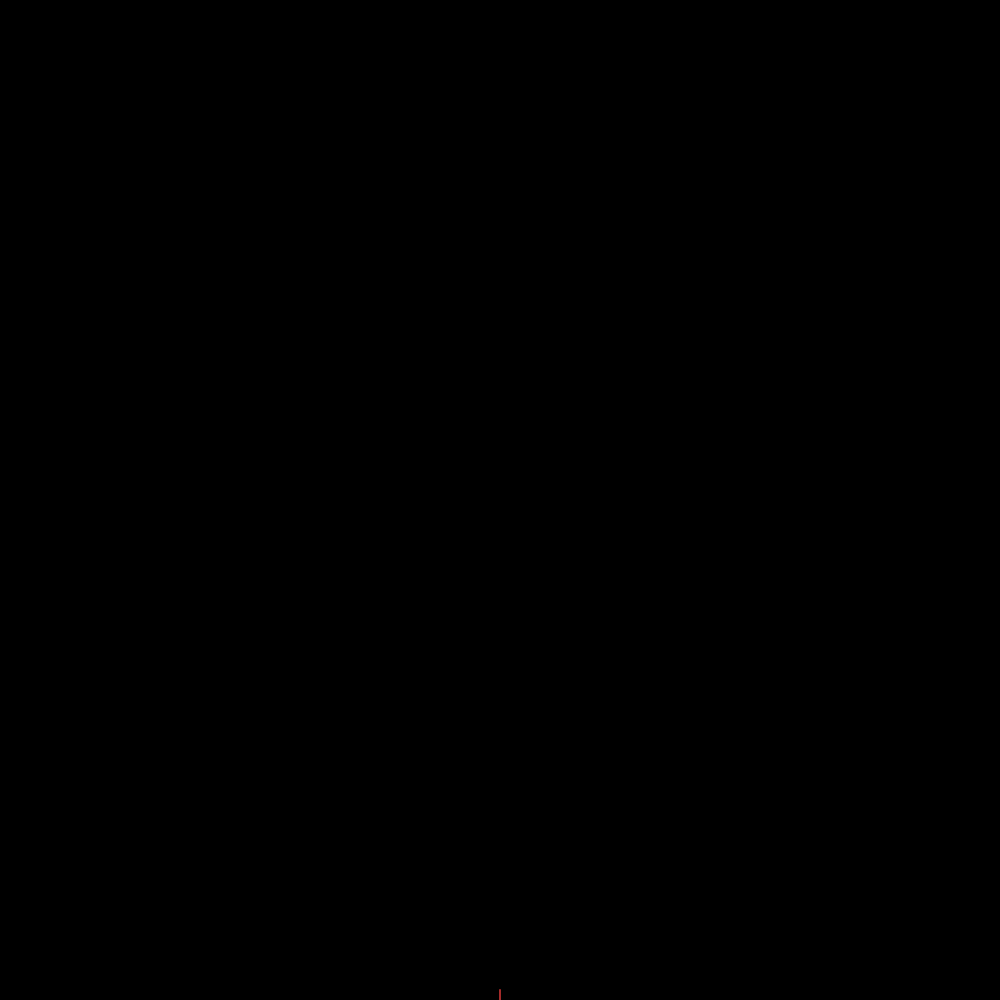
Frame 1 (no input)
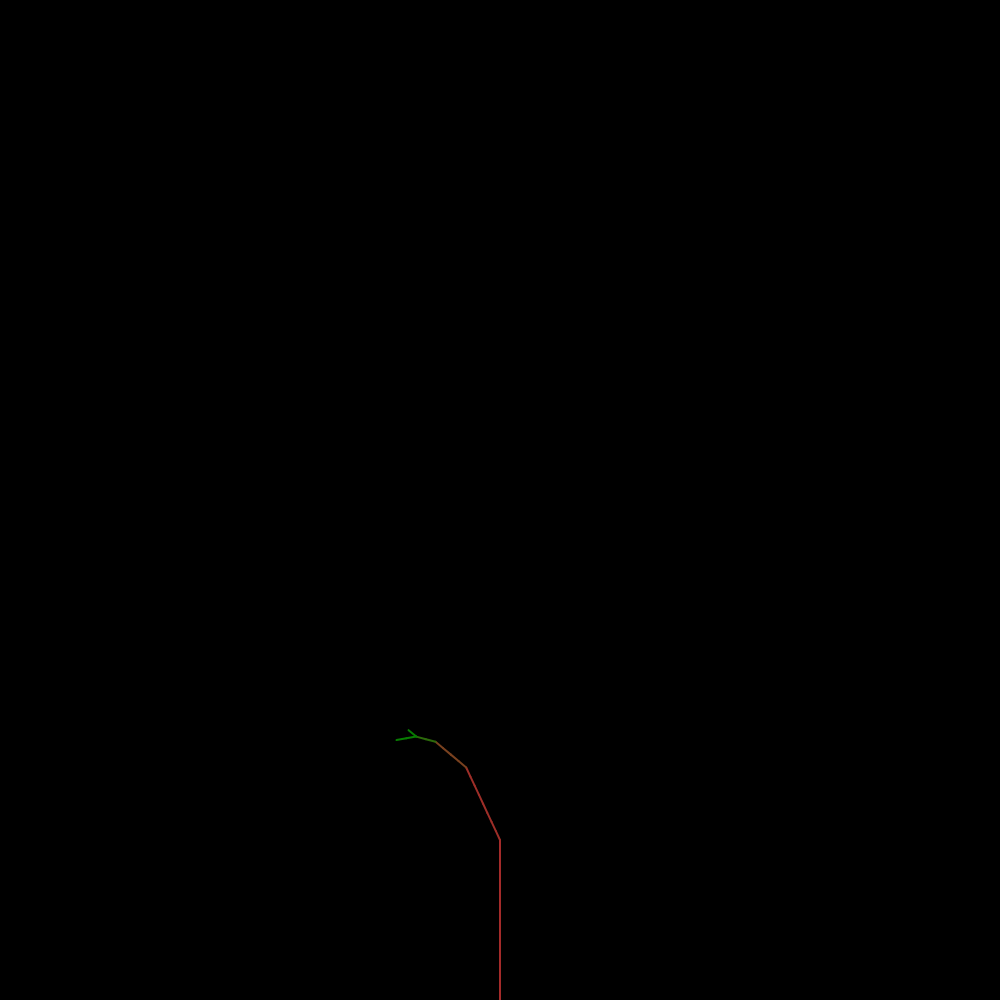
Frame 60 (no input)
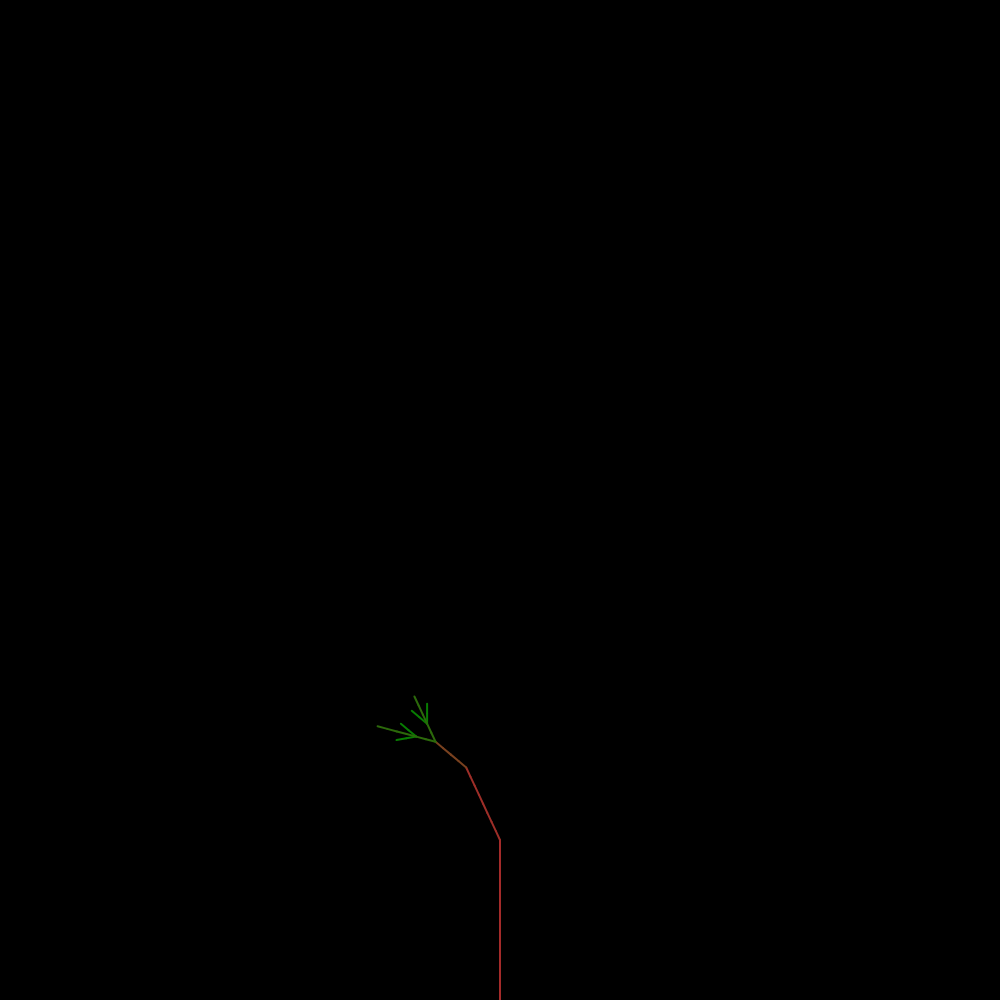
Frame 120 (the mouse pressed at the canvas centre since frame 60)

The p5.js sketch that drew these frames (run headless with seeded random() and noise() and a simulated clock; from frame 60 on, the mouse is pressed at the canvas centre):

// p5.js sketch
// ── sketch.js
// Fractal plant

let s = 'X'; // the string we will manipulate
let x, y, th; // xy coordinates and angle of travel
let brown, green; // colors to lerp between
let t = -5;

function setup() {
    // set some drawing parameters
    createCanvas(1000, 1000);
    background("black");
    stroke("white");
    strokeWeight(2);
    angleMode(DEGREES);
    // use the grammar to generate a string
    console.log('generating...');
    for (let iter = 0; iter < 5; iter++) {
        let next = '';
        for (let i = 0; i < s.length; i++) {
            let c = s.charAt(i);
            if (c === 'X') {
                next += 'F[+X][-X]FX';
            } else if (c === 'F') {
                next += 'FF';
            } else {
                next += c;
            }
        }
        s = next;
        console.log(s);
    }
    // start at the bottom middle
    x = width / 2;
    y = height;
    // start pointing up
    th = 90;

    brown = color("brown");
    green = color("green");
}

let i = 0; // string index
let stack = []; // to store configs when encountering brackets
const dl = 10; // forward draw distance (pixels)
const dth = 25; // rotation angle (degrees)

function draw() {
    let c = s.charAt(i);
    if (c === 'F') {
        // draw forward
        let xp = x + dl * cos(th);
        let yp = y - dl * sin(th);
        stroke(lerpColor(brown, green, sigmoid(t)));
        line(x, y, xp, yp);
        x = xp;
        y = yp;
    } else if (c === '-') {
        // rotate left
        th -= dth;
    } else if (c === '+') {
        // rotate right
        th += dth;
    } else if (c === '[') {
        // save current config
        stack.push([x, y, th]);
        t += 2;
    } else if (c === ']') {
        // get last saved config
        [x, y, th] = stack.pop();
        t -= 2;
    }

    i++;
    if (i == s.length) {
        i = 0;
        // clear the screen and reset coords
        background("black");
        console.log('reseting...');
        x = width / 2;
        y = height;
        th = 90;
    }
}


function sigmoid(x) {
    return 1 / (1 + exp(-x));
}
